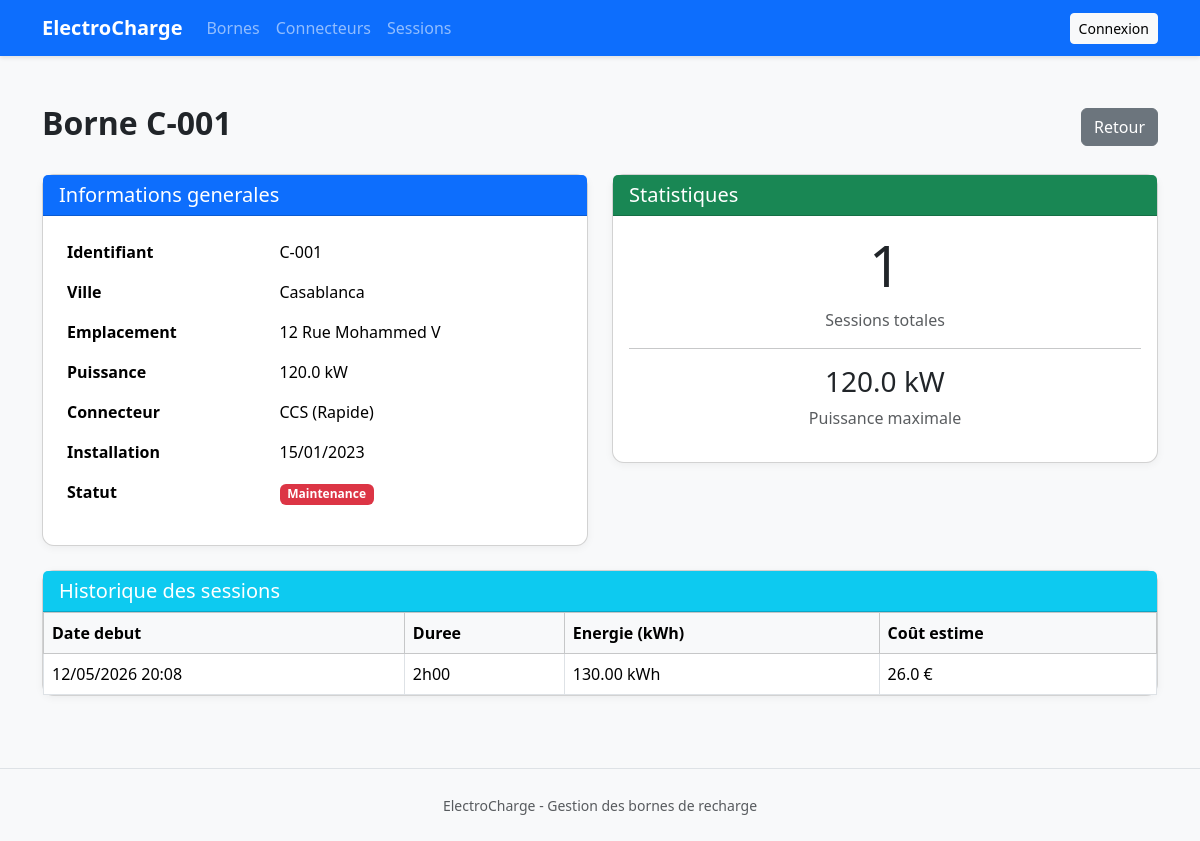
Screenshot of /bornes/borne/2/ with the database file from the repository.
### bornes/models.py (models this page shows, shortened)
class Borne(models.Model):
    STATUT_CHOICES = [
        ('libre',       'Libre'),
        ('occupee',     'Occupée'),
        ('maintenance', 'En maintenance'),
    ]
    identifiant      = models.CharField(max_length=30, unique=True, verbose_name="Identifiant")
    emplacement      = models.CharField(max_length=200, verbose_name="Emplacement / Adresse")
    ville            = models.CharField(max_length=100, verbose_name="Ville", default="")
    puissance_kw     = models.DecimalField(max_digits=6, decimal_places=1, verbose_name="Puissance (kW)")
    statut           = models.CharField(max_length=20, choices=STATUT_CHOICES, default='libre', verbose_name="Statut")
    type_connecteur  = models.ForeignKey(
        TypeConnecteur,
        on_delete=models.PROTECT,
        verbose_name="Type de connecteur",
        null=True, blank=True
    )
    date_installation = models.DateField(verbose_name="Date d'installation")
    class Meta:
        verbose_name        = "Borne de recharge"
        verbose_name_plural = "Bornes de recharge"
        ordering            = ['identifiant']

class TypeConnecteur(models.Model):
    VITESSE_CHOICES = [
        ('standard', 'Standard'),
        ('rapide',   'Rapide'),
    ]
    nom = models.CharField(
        max_length=50,
        unique=True,
        verbose_name="Nom du connecteur"
    )
    vitesse_charge = models.CharField(
        max_length=20,
        choices=VITESSE_CHOICES,
        default='standard',
        verbose_name="Vitesse de charge"
    )
    class Meta:
        verbose_name        = "Type de connecteur"
        verbose_name_plural = "Types de connecteurs"
    def __str__(self):
        return f"{self.nom} ({self.get_vitesse_charge_display()})"

class SessionCharge(models.Model):
    borne          = models.ForeignKey(
        Borne,
        on_delete=models.CASCADE,
        verbose_name="Borne"
    )
    date_debut     = models.DateTimeField(verbose_name="Date de début")
    duree_minutes  = models.PositiveIntegerField(verbose_name="Durée (minutes)")
    energie_kwh    = models.DecimalField(
        max_digits=6,
        decimal_places=2,
        verbose_name="Énergie délivrée (kWh)"
    )
    class Meta:
        verbose_name        = "Session de charge"
        verbose_name_plural = "Sessions de charge"
        ordering            = ['-date_debut']
    def duree_formatee(self):
        heures  = self.duree_minutes // 60
        minutes = self.duree_minutes % 60
        return f"{heures}h{minutes:02d}"
    def cout_estime(self, tarif_kwh=0.20):
        return round(float(self.energie_kwh) * tarif_kwh, 2)

### bornes/views.py (the view)
# urls.py: path('borne/<int:pk>/', views.BorneDetailView.as_view(), name='detail'),
class BorneDetailView(DetailView):
    model               = Borne
    template_name       = 'bornes/detail.html'
    context_object_name = 'borne'
    def get_context_data(self, **kwargs):
        ctx = super().get_context_data(**kwargs)
        ctx['sessions'] = self.object.sessioncharge_set.order_by('-date_debut')
        ctx['is_technicien'] = self.request.user.is_authenticated and not self.request.user.is_superuser
        ctx['status_form'] = BorneStatusForm(instance=self.object) if (self.request.user.is_authenticated and not self.request.user.is_superuser) else None
        return ctx

### bornes/templates/bornes/detail.html (shortened to what this page needs)
{% extends "base.html" %}
{% block content %}
<div class="container py-4">
  <div class="d-flex justify-content-between align-items-center mb-4">
    <h2 class="fw-bold">Borne {{ borne.identifiant }}</h2>
    <a href="{% url 'bornes:liste' %}" class="btn btn-secondary">Retour</a>
  </div>
  <div class="row">
    <div class="col-md-6">
      <div class="card mb-4">
        <div class="card-header bg-primary text-white">
          <h5 class="mb-0">Informations generales</h5>
        </div>
        <div class="card-body">
          <table class="table table-borderless">
            <tr><th>Identifiant</th><td>{{ borne.identifiant }}</td></tr>
            <tr><th>Ville</th><td>{{ borne.ville }}</td></tr>
            <tr><th>Emplacement</th><td>{{ borne.emplacement }}</td></tr>
            <tr><th>Puissance</th><td>{{ borne.puissance_kw }} kW</td></tr>
            <tr><th>Connecteur</th><td>{{ borne.type_connecteur }}</td></tr>
            <tr><th>Installation</th><td>{{ borne.date_installation|date:"d/m/Y" }}</td></tr>
            <tr><th>Statut</th>
              <td>
                {% if borne.statut == 'libre' %}
                  <span class="badge bg-success">Libre</span>
                {% elif borne.statut == 'occupee' %}
                  <span class="badge bg-warning">Occupee</span>
                {% else %}
                  <span class="badge bg-danger">Maintenance</span>
                {% endif %}
              </td>
            </tr>
          </table>
        </div>
      </div>
    </div>
    <div class="col-md-6">
      <div class="card mb-4">
        <div class="card-header bg-success text-white">
          <h5 class="mb-0">Statistiques</h5>
        </div>
        <div class="card-body text-center">
          <h3 class="display-4">{{ sessions|length }}</h3>
          <p class="text-muted">Sessions totales</p>
          <hr>
          <h3>{{ borne.puissance_kw }} kW</h3>
          <p class="text-muted">Puissance maximale</p>
        </div>
      </div>
    </div>
  </div>
  <div class="card">
    <div class="card-header bg-info text-white">
      <h5 class="mb-0">Historique des sessions</h5>
    </div>
    <div class="card-body p-0">
      <table class="table table-bordered mb-0">
        <thead class="table-light">
          <tr>
            <th>Date debut</th>
            <th>Duree</th>
            <th>Energie (kWh)</th>
            <th>Coût estime</th>
          </tr>
        </thead>
        <tbody>
          {% for s in sessions %}
          <tr>
            <td>{{ s.date_debut|date:"d/m/Y H:i" }}</td>
            <td>{{ s.duree_formatee }}</td>
            <td>{{ s.energie_kwh }} kWh</td>
            <td>{{ s.cout_estime }} €</td>
          </tr>
          {% empty %}
          <tr><td colspan="5" class="text-center text-muted">Aucune session</td></tr>
          {% endfor %}
        </tbody>
      </table>
    </div>
  </div>
</div>
{% endblock %}

### templates/base.html (style rules this page uses)
body { background-color: #f8f9fa; }
.card { border-radius: 12px; box-shadow: 0 2px 8px rgba(0,0,0,0.05); }
.table { background-color: white; }

### rows the page displays
Borne: identifiant "C-001", ville "Casablanca", emplacement "12 Rue Mohammed V", puissance_kw "120.0", type_connecteur "CCS (Rapide)", date_installation "15/01/2023"
SessionCharge: date_debut "12/05/2026 20:08", duree_formatee "2h00", energie_kwh "130.00", cout_estime "26.0"

### other values shown
{{ sessions|length }} "1"
